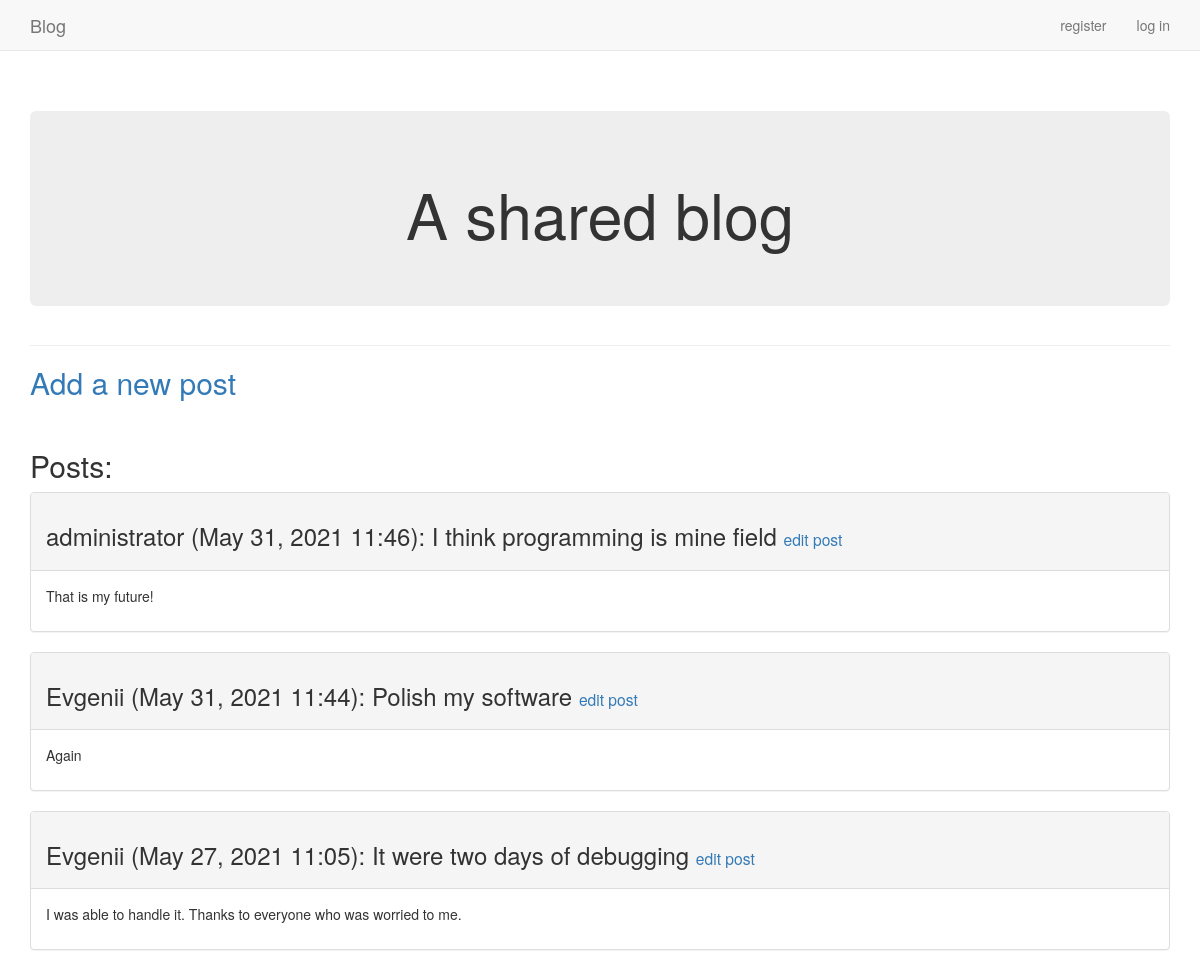
Before: / (upper part) with the older database file.
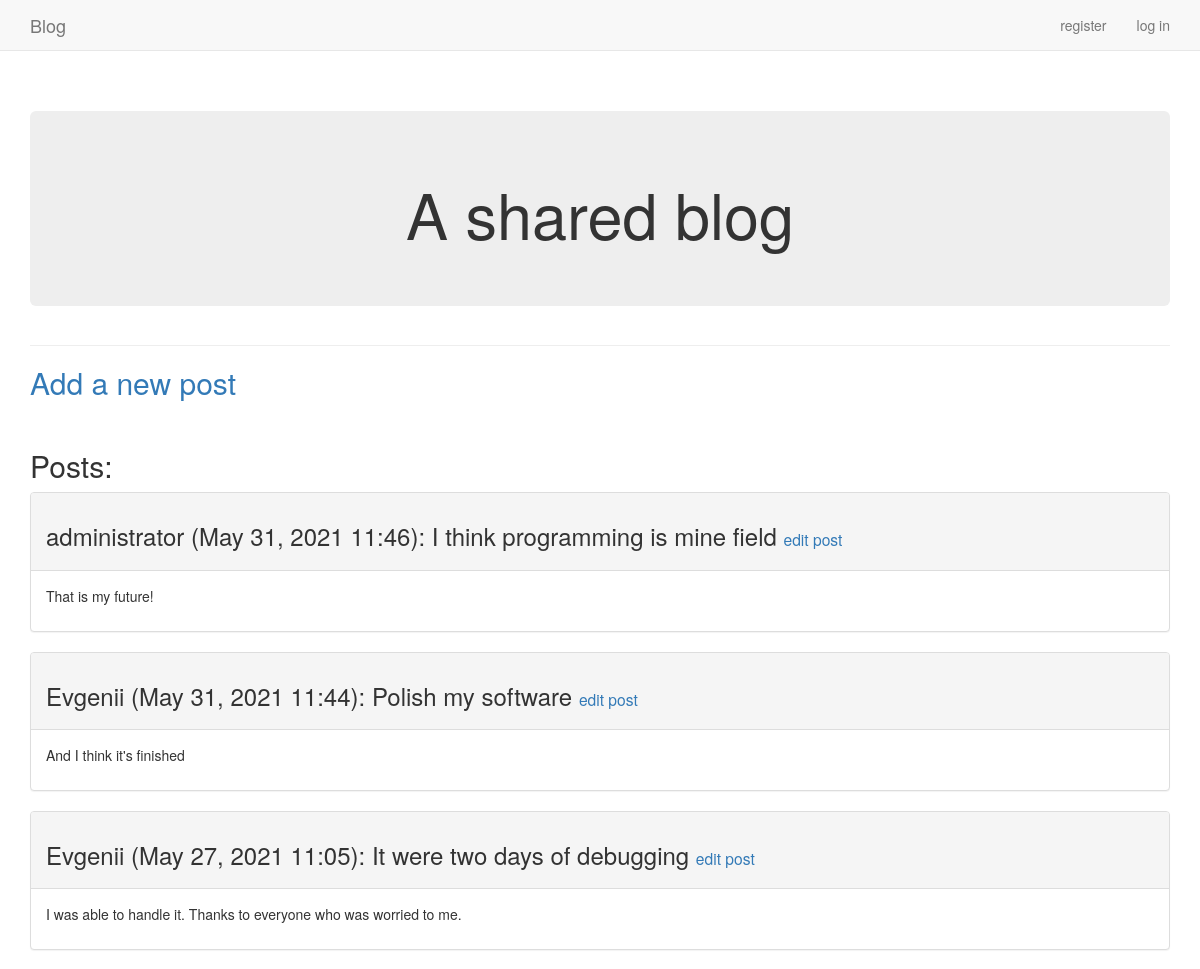
After: the same page with the newer database file.
### blogs/models.py (models this page shows, shortened)
class BlogPost(models.Model):
    title = models.CharField(max_length=200)
    text = models.TextField()
    date_added = models.DateTimeField(auto_now_add=True)
    owner = models.ForeignKey(User, on_delete=models.CASCADE)

### blogs/views.py (the view)
# urls.py: path('', views.index, name='index'),
def index(request):
    posts = BlogPost.objects.order_by('-date_added')
    context = {'posts': posts}
    return render(request, 'blogs/index.html', context)

### blogs/templates/blogs/index.html
{% extends "blogs/base.html" %}
{% load bootstrap3 %}
{% block header %}
    <div class="jumbotron">
        <h1 style="text-align: center">A shared blog</h1>
    </div>
{% endblock header %}
{% block content %}
    <h2><a href="{% url 'blogs:new_post' %}">Add a new post</a></h2><br>
    <h2>Posts:</h2>
    {% for post in posts %}
        <div class="panel panel-default">
            <div class="panel-heading">
                <h3>
                    {{ post.owner }}
                    ({{ post.date_added|date:'M d, Y H:i' }}):
                    {{ post.title }}
                    <small>
                        <a href="{% url 'blogs:edit_post' post.id %}">
                            edit post
                        </a>
                    </small>
                </h3>
            </div>
            <div class="panel-body">
                {{ post.text|linebreaks }}
            </div>
        </div>
    {% empty %}
        No posts have been added yet.
    {% endfor %}
{% endblock content %}

Changed rows visible on the page:
changed BlogPost "Polish my software": text "Again" → "And I think it's finished"
